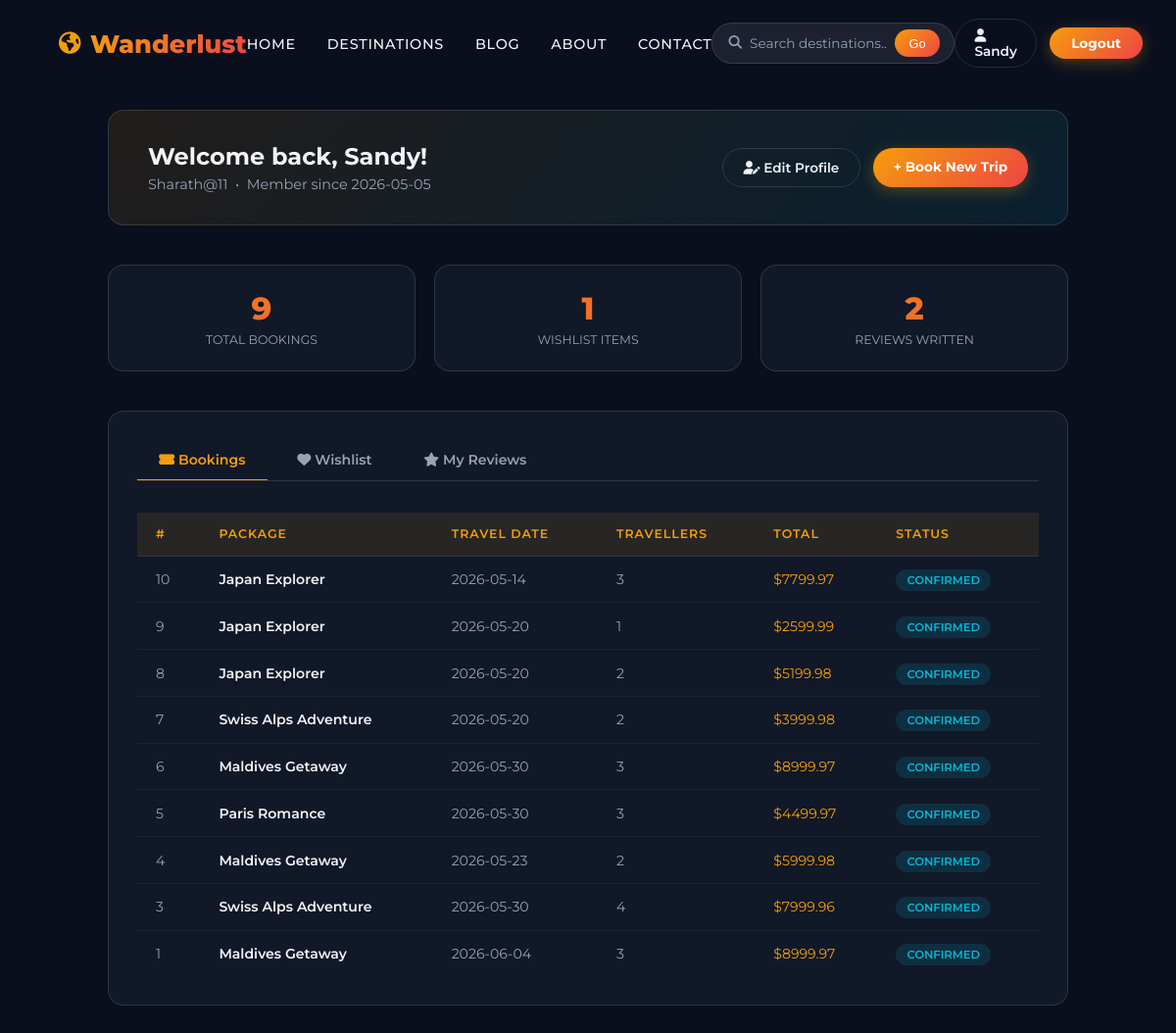
The app's page /dashboard (signed in) with its own data.
### tables this page shows
CREATE TABLE users (
    id INTEGER PRIMARY KEY AUTOINCREMENT,
    name TEXT NOT NULL,
    email TEXT NOT NULL UNIQUE,
    password TEXT NOT NULL,
    role TEXT NOT NULL DEFAULT 'user' CHECK (role IN ('user','admin')),
    phone TEXT,
    country TEXT,
    avatar TEXT DEFAULT 'default.jpg',
    created_at DATETIME DEFAULT CURRENT_TIMESTAMP
);

CREATE TABLE bookings (
    id INTEGER PRIMARY KEY AUTOINCREMENT,
    user_id INTEGER NOT NULL,
    package_id INTEGER NOT NULL,
    travel_date TEXT NOT NULL,
    travellers INTEGER DEFAULT 1,
    total_price REAL,
    status TEXT DEFAULT 'confirmed',
    created_at DATETIME DEFAULT CURRENT_TIMESTAMP,
    FOREIGN KEY (user_id) REFERENCES users(id) ON DELETE CASCADE,
    FOREIGN KEY (package_id) REFERENCES packages(id) ON DELETE CASCADE
);

CREATE TABLE packages (
    id INTEGER PRIMARY KEY AUTOINCREMENT,
    title TEXT NOT NULL,
    description TEXT NOT NULL,
    long_description TEXT,
    price REAL NOT NULL,
    duration TEXT DEFAULT '7 days',
    category TEXT DEFAULT 'Beach',
    image_url TEXT NOT NULL,
    rating REAL DEFAULT 4.5,
    featured INTEGER DEFAULT 0,
    created_at DATETIME DEFAULT CURRENT_TIMESTAMP
);

### app.py (the view)
@app.route('/dashboard')
@login_required
def dashboard():
    db = get_db()
    bookings = db.execute(
        '''SELECT b.*,p.title AS pkg_title,p.image_url FROM bookings b
           JOIN packages p ON b.package_id=p.id WHERE b.user_id=? ORDER BY b.created_at DESC''',
        (session['user_id'],)).fetchall()
    wishlist = db.execute(
        '''SELECT p.* FROM packages p JOIN wishlist w ON p.id=w.package_id
           WHERE w.user_id=?''', (session['user_id'],)).fetchall()
    reviews = db.execute(
        '''SELECT r.*,p.title AS pkg_title FROM reviews r
           JOIN packages p ON r.package_id=p.id WHERE r.user_id=? ORDER BY r.created_at DESC''',
        (session['user_id'],)).fetchall()
    user = db.execute('SELECT * FROM users WHERE id=?', (session['user_id'],)).fetchone()
    return render_template('dashboard.html', bookings=bookings,
                           wishlist=wishlist, reviews=reviews, user=dict(user))

### app.py (called while the page is built)
def get_db():
    if 'db' not in g:
        g.db = sqlite3.connect(DB_PATH)
        g.db.row_factory = sqlite3.Row
    return g.db

@app.teardown_appcontext
def teardown_db(exc):
    db = g.pop('db', None)
    if db: db.close()

def login_required(f):
    @wraps(f)
    def w(*a, **kw):
        if 'user_id' not in session:
            flash('Please log in to continue.', 'warning')
            return redirect(url_for('login'))
        return f(*a, **kw)
    return w

@app.context_processor
def inject_globals():
    db = get_db()
    wishlist_ids = []
    if 'user_id' in session:
        rows = db.execute('SELECT package_id FROM wishlist WHERE user_id=?', (session['user_id'],)).fetchall()
        wishlist_ids = [r['package_id'] for r in rows]
    return {'now_date': date.today().isoformat(), 'wishlist_ids': wishlist_ids}

### templates/dashboard.html (shortened to what this page needs)
<!DOCTYPE html>
<html lang="en">
<head>
  <link rel="stylesheet" href="https://cdnjs.cloudflare.com/ajax/libs/font-awesome/6.5.0/css/all.min.css"/>
  <link rel="stylesheet" href="{{ url_for('static', filename='style.css') }}"/>
</head>
<body>
  {% include 'navbar.html' %}
  <div style="padding-top:5rem;"></div>
  <div class="dashboard-layout">
    <div class="dashboard-welcome fade-in">
      <div>
        <h2>Welcome back, {{ session.get('name','Traveller') }}!</h2>
        <p>{{ user.email }} &nbsp;&bull;&nbsp; Member since {{ user.created_at[:10] }}</p>
      </div>
      <div style="display:flex;gap:.8rem;flex-wrap:wrap;">
        <a href="{{ url_for('profile') }}" class="btn-outline" style="padding:.7rem 1.3rem;font-size:.85rem;"><i class="fas fa-user-edit"></i> Edit Profile</a>
        <a href="{{ url_for('packages') }}" class="btn-primary" style="padding:.7rem 1.3rem;font-size:.85rem;">+ Book New Trip</a>
      </div>
    </div>
    <div class="stats-row fade-in">
      <div class="stat-box"><div class="num">{{ bookings|length }}</div><div class="lbl">Total Bookings</div></div>
      <div class="stat-box"><div class="num">{{ wishlist|length }}</div><div class="lbl">Wishlist Items</div></div>
      <div class="stat-box"><div class="num">{{ reviews|length }}</div><div class="lbl">Reviews Written</div></div>
    </div>
    <div class="section-card fade-in">
      <div class="tabs">
        <button class="tab-btn active" onclick="showTab('bookings',this)"><i class="fas fa-ticket-alt"></i> Bookings</button>
        <button class="tab-btn" onclick="showTab('wishlist',this)"><i class="fas fa-heart"></i> Wishlist</button>
        <button class="tab-btn" onclick="showTab('reviews',this)"><i class="fas fa-star"></i> My Reviews</button>
      </div>
      <div id="tab-bookings" class="tab-content active">
        {% if bookings %}
        <div class="table-wrapper">
          <table>
            <thead><tr><th>#</th><th>Package</th><th>Travel Date</th><th>Travellers</th><th>Total</th><th>Status</th></tr></thead>
            <tbody>
              {% for b in bookings %}
              <tr>
                <td>{{ b.id }}</td>
                <td style="color:var(--text);font-weight:600;">{{ b.pkg_title }}</td>
                <td>{{ b.travel_date }}</td>
                <td>{{ b.travellers }}</td>
                <td style="color:var(--accent);">${{ "%.2f"|format(b.total_price or 0) }}</td>
                <td><span class="badge badge-user">{{ b.status }}</span></td>
              </tr>
              {% endfor %}
            </tbody>
          </table>
        </div>
        {% else %}
        <div class="empty-state"><i class="fas fa-suitcase"></i><p>No bookings yet. <a href="{{ url_for('packages') }}" style="color:var(--accent);">Explore packages</a>.</p></div>
        {% endif %}
      </div>
    </div>
  </div>
</body>
</html>

### templates/navbar.html (shortened to what this page needs)
<nav>
  <a class="nav-logo" href="{{ url_for('index') }}">
    <i class="fas fa-globe-americas"></i><span>Wanderlust</span>
  </a>
  <ul class="nav-links">
    <li><a href="{{ url_for('index') }}">Home</a></li>
    <li><a href="{{ url_for('packages') }}">Destinations</a></li>
    <li><a href="{{ url_for('blog') }}">Blog</a></li>
    <li><a href="{{ url_for('about') }}">About</a></li>
    <li><a href="{{ url_for('contact') }}">Contact</a></li>
  </ul>
  <form class="search-bar" action="{{ url_for('search') }}" method="GET">
    <i class="fas fa-search" style="color:var(--text-muted);font-size:0.85rem;"></i>
    <input type="text" name="q" placeholder="Search destinations…" id="nav-search" autocomplete="off"/>
    <button type="submit">Go</button>
  </form>
  <div class="nav-auth">
    {% if session.get('user_id') %}
      <a href="{{ url_for('dashboard') }}" class="btn-outline">
        <i class="fas fa-user"></i> {{ session.get('name','Account') }}
      </a>
      <a href="{{ url_for('logout') }}" class="btn-primary">Logout</a>
    {% else %}
      <a href="{{ url_for('login') }}" class="btn-outline">Login</a>
      <a href="{{ url_for('register') }}" class="btn-primary">Get Started</a>
    {% endif %}
  </div>
</nav>

### static/style.css (style rules this page uses)
:root { --primary: #0a0f1e; --secondary: #111827; --accent: #f59e0b; --accent2: #06b6d4; --text: #f1f5f9; --text-muted: #94a3b8; --card-bg: rgba(255,255,255,0.05); --glass: rgba(255,255,255,0.08); --border: rgba(255,255,255,0.12); --radius: 16px; --shadow: 0 25px 60px rgba(0,0,0,0.4); --gradient: linear-gradient(135deg, #f59e0b, #ef4444); }
* { margin:0; padding:0; box-sizing:border-box; }
html { scroll-behavior:smooth; }
body { font-family:'Montserrat',sans-serif; background:var(--primary); color:var(--text); overflow-x:hidden; }
nav { position:fixed; top:0; width:100%; z-index:1000; display:flex; align-items:center; justify-content:space-between; padding:1.2rem 5%; transition:all 0.4s ease; }
.nav-logo { display:flex; align-items:center; gap:0.6rem; text-decoration:none; }
.nav-logo span { font-size:1.6rem; font-weight:800; background:var(--gradient); -webkit-background-clip:text; -webkit-text-fill-color:transparent; }
.nav-logo i { color:var(--accent); font-size:1.4rem; }
.nav-links { display:flex; gap:2rem; list-style:none; }
.nav-links a { color:var(--text); text-decoration:none; font-weight:500; font-size:0.9rem; letter-spacing:0.05em; text-transform:uppercase; position:relative; transition:color 0.3s; }
.nav-links a::after { content:''; position:absolute; bottom:-4px; left:0; width:0; height:2px; background:var(--gradient); transition:width 0.3s; }
.nav-auth { display:flex; gap:0.8rem; align-items:center; }
.btn-outline { padding:0.5rem 1.2rem; border:1px solid var(--border); color:var(--text); border-radius:50px; font-size:0.85rem; font-weight:600; text-decoration:none; transition:all 0.3s; background:transparent; cursor:pointer; font-family:inherit; }
.btn-primary { padding:0.5rem 1.4rem; background:var(--gradient); color:#fff; border:none; border-radius:50px; font-size:0.85rem; font-weight:700; text-decoration:none; cursor:pointer; font-family:inherit; transition:all 0.3s; box-shadow:0 4px 15px rgba(245,158,11,0.3); }
.dashboard-layout { max-width:1100px; margin:0 auto; padding:2rem 5% 4rem; }
.dashboard-welcome { background:linear-gradient(135deg, rgba(245,158,11,0.1), rgba(6,182,212,0.1)); border:1px solid var(--border); border-radius:var(--radius); padding:2rem 2.5rem; margin-bottom:2.5rem; display:flex; justify-content:space-between; align-items:center; }
.dashboard-welcome h2 { font-size:1.5rem; font-weight:700; margin-bottom:0.3rem; }
.dashboard-welcome p { color:var(--text-muted); font-size:0.9rem; }
.stats-row { display:grid; grid-template-columns:repeat(auto-fit,minmax(160px,1fr)); gap:1.2rem; margin-bottom:2.5rem; }
.stat-box { background:var(--secondary); border:1px solid var(--border); border-radius:var(--radius); padding:1.5rem; text-align:center; }
.stat-box .num { font-size:2rem; font-weight:800; background:var(--gradient); -webkit-background-clip:text; -webkit-text-fill-color:transparent; }
.stat-box .lbl { font-size:0.78rem; color:var(--text-muted); text-transform:uppercase; margin-top:0.3rem; }
.section-card { background:var(--secondary); border:1px solid var(--border); border-radius:var(--radius); padding:1.8rem; margin-bottom:1.5rem; }
.table-wrapper { overflow-x:auto; }
table { width:100%; border-collapse:collapse; font-size:0.88rem; }
th { background:rgba(245,158,11,0.1); color:var(--accent); font-weight:600; text-align:left; padding:0.9rem 1.2rem; font-size:0.78rem; text-transform:uppercase; letter-spacing:0.08em; border-bottom:1px solid var(--border); }
td { padding:0.9rem 1.2rem; border-bottom:1px solid rgba(255,255,255,0.05); color:var(--text-muted); vertical-align:middle; }
tr:last-child td { border:none; }
.badge { padding:0.25rem 0.7rem; border-radius:50px; font-size:0.72rem; font-weight:600; text-transform:uppercase; }
.badge-user { background:rgba(6,182,212,0.15); color:#06b6d4; }
.fade-in { opacity:0; transform:translateY(30px); transition:all 0.7s ease; }
.fade-in.visible { opacity:1; transform:translateY(0); }
.search-bar { display:flex; align-items:center; background:var(--glass); border:1px solid var(--border); border-radius:50px; padding:0.4rem 0.4rem 0.4rem 1rem; gap:0.5rem; }
.search-bar input { background:none; border:none; color:var(--text); font-size:0.85rem; outline:none; font-family:inherit; width:140px; }
.search-bar input::placeholder { color:var(--text-muted); }
.search-bar button { padding:0.4rem 0.9rem; background:var(--gradient); border:none; border-radius:50px; color:#fff; font-size:0.8rem; cursor:pointer; }

### records on screen
users: get "Sandy", email "Sharath@11", created_at "2026-05-05"
bookings: id "10", pkg_title "Japan Explorer", travel_date "2026-05-14", travellers "3", total_price "7799.97", status "CONFIRMED"
bookings: id "9", pkg_title "Japan Explorer", travel_date "2026-05-20", travellers "1", total_price "2599.99", status "CONFIRMED"
bookings: id "8", pkg_title "Japan Explorer", travel_date "2026-05-20", travellers "2", total_price "5199.98", status "CONFIRMED"
bookings: id "7", pkg_title "Swiss Alps Adventure", travel_date "2026-05-20", travellers "2", total_price "3999.98", status "CONFIRMED"
bookings: id "6", pkg_title "Maldives Getaway", travel_date "2026-05-30", travellers "3", total_price "8999.97", status "CONFIRMED"
bookings: id "5", pkg_title "Paris Romance", travel_date "2026-05-30", travellers "3", total_price "4499.97", status "CONFIRMED"
bookings: id "4", pkg_title "Maldives Getaway", travel_date "2026-05-23", travellers "2", total_price "5999.98", status "CONFIRMED"
bookings: id "3", pkg_title "Swiss Alps Adventure", travel_date "2026-05-30", travellers "4", total_price "7999.96", status "CONFIRMED"
bookings: id "1", pkg_title "Maldives Getaway", travel_date "2026-06-04", travellers "3", total_price "8999.97", status "CONFIRMED"

### other values on screen
{{ bookings|length }} "9"
{{ wishlist|length }} "1"
{{ reviews|length }} "2"
